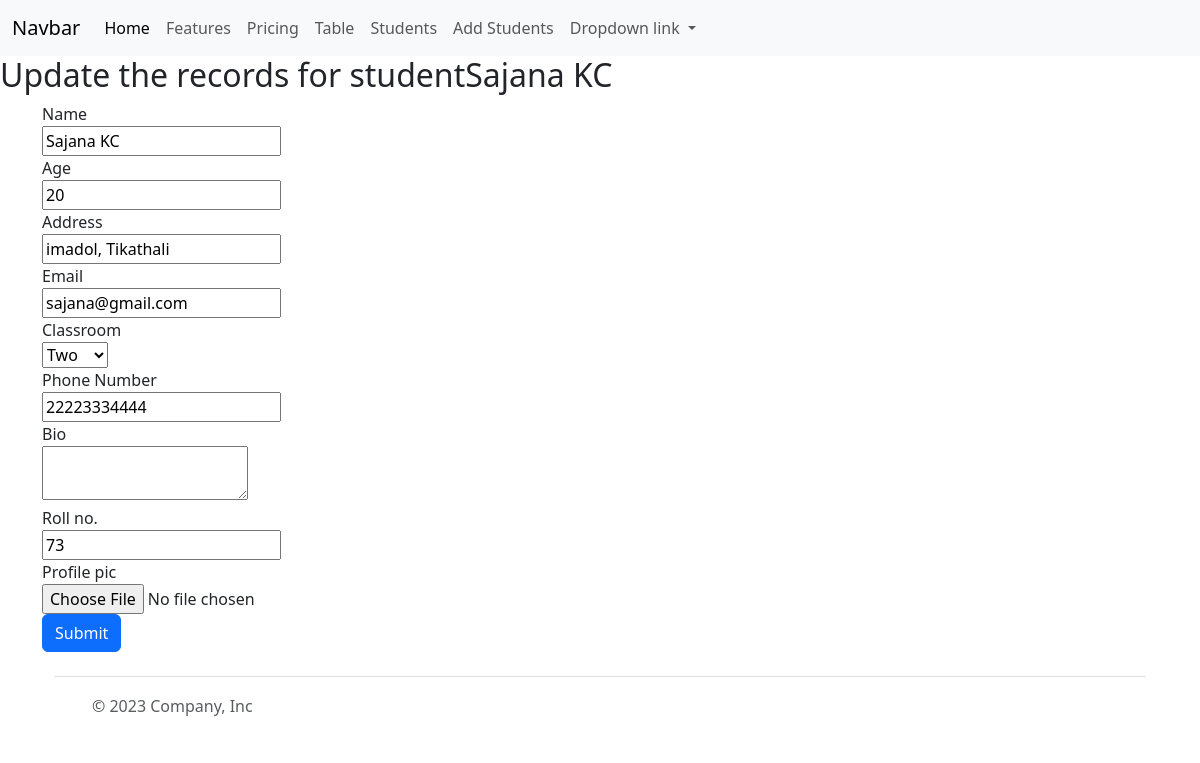
The page /crud/update-student/1 on the database as committed earlier.
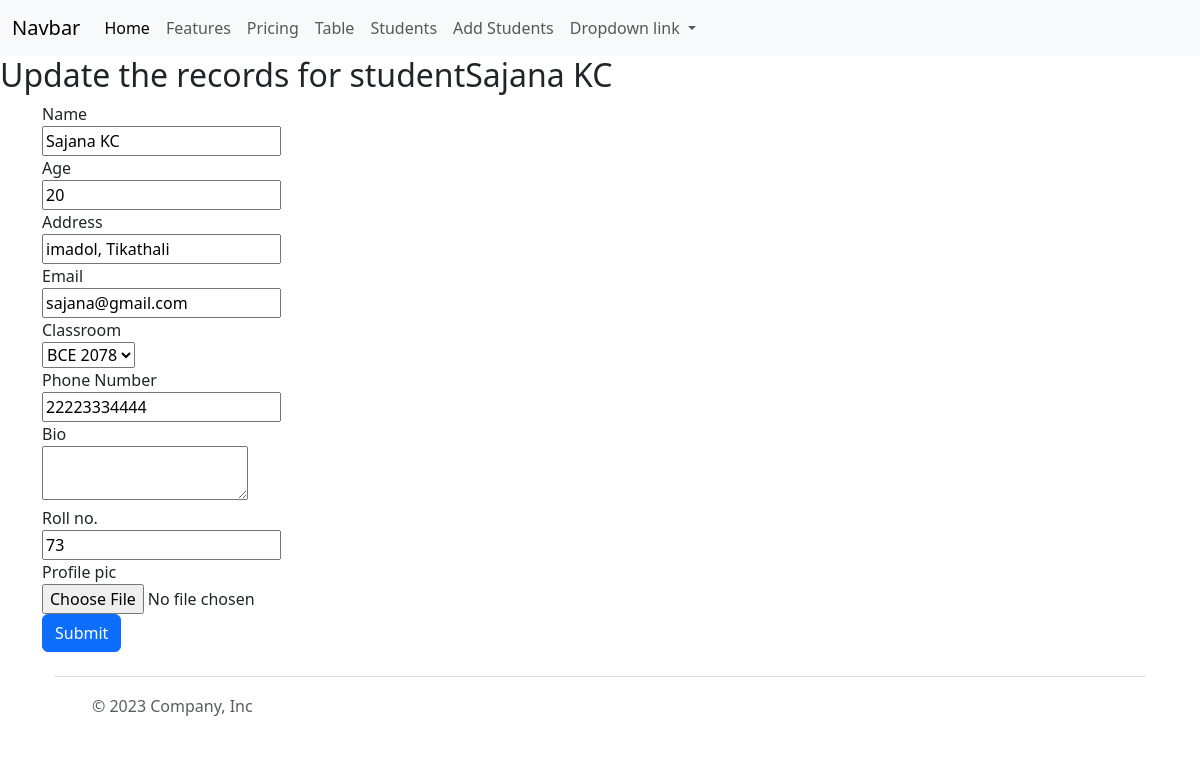
The same page on the database as committed later.
### myapp/models.py (models this page shows, shortened)
class StudentProfile(models.Model):
    student=models.OneToOneField(Student,on_delete=models.CASCADE)
    phone=models.CharField(max_length=14)
    roll_no=models.IntegerField(unique=True)
    bio=models.TextField(max_length=500)
    profile_pic=models.FileField(null=True, blank=True,upload_to="profile_pics")

class Student(models.Model):
    name=models.CharField(max_length=50)
    age=models.IntegerField()
    address=models.CharField(max_length=50)
    email=models.EmailField(max_length=50)
    classroom=models.ForeignKey(ClassRoom,on_delete=models.CASCADE,related_name="classroom_students",null=True,blank=True)

class ClassRoom(models.Model):
    class_name =models.CharField(max_length=20)

### forms/views.py (the view, shortened to what this page needs)
# urls.py: path("update-student/<int:id>",student_update,name='update_student'),
def student_update(request,id):
    classrooms=ClassRoom.objects.all()
    student=StudentProfile.objects.get(id=id)
    context={'student':student,
             'classrooms':classrooms}
    return render(request,'forms/update_details.html',context=context)

### templates/forms/update_details.html (shortened to what this page needs)
{% extends 'base.html' %}
{% block content %}
<h2>Update the records for student{{ student.student.name }}</h2>
<div class="container" >
<form action="{% url 'update_student' student.id %}" method="post" enctype='multipart/form-data'>
    <label for="name">Name</label><br>
    <input type="text" name='stdname' value="{{ student.student.name }}">
    <br>
    <label for="name">Age</label><br>
    <input type="number" name='stdage' value="{{ student.student.age }}"> <br>
    <label for="name">Address</label><br>
    <input type="text" name='stdaddress' value="{{ student.student.address }}"> <br>
    <label for="name">Email</label><br>
    <input type="email" name='stdemail' value="{{ student.student.email }}"> <br>
    <label for="classroom">Classroom</label> <br>
    <select name="classselect" id="">
        <option selected value={{ student.student.classroom_id }}> {{ student.student.classroom.class_name }}</option>
    </select><br>
    <label for="name">Phone Number</label><br>
    <input type="text" name='sphone' value="{{ student.phone }}"> <br>
    <label for="name">Bio</label><br>
    <textarea name='sbio' placeholder="bio"> </textarea> <br>
    <label for="name">Roll no.</label><br>
    <input type="number" name='sroll' value="{{ student.roll_no }}"> <br>
    <label for="name">Profile pic</label><br>
    <input type="file" name='spic'> <br>
    <button type="submit" class="btn btn-primary">Submit</button>
</form>
{% endblock content %}

Rows that differ between the two databases and show on the page:
changed StudentProfile "Sajana KC": classselect "Two" → "BCE 2078"
